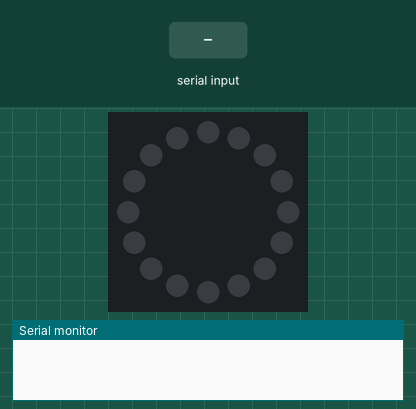
Recording of a sketch running on a simulated Arduino Uno, built with avr-gcc and run on an emulated ATmega328P. On the bench: 16 RGB LEDs in a ring, first at the top, clockwise, the last lines printed to the serial monitor. Inputs (shaded band) come from the test bench. Dim RGB values are drawn brighter than linear.

Above: at 1.2 s.
1.3 s: "90,45\n" received over Serial
At 1.36 s:
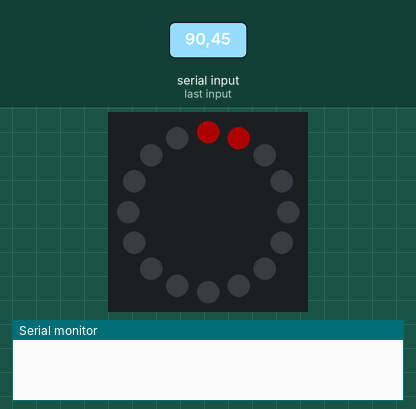
At 3.2 s:
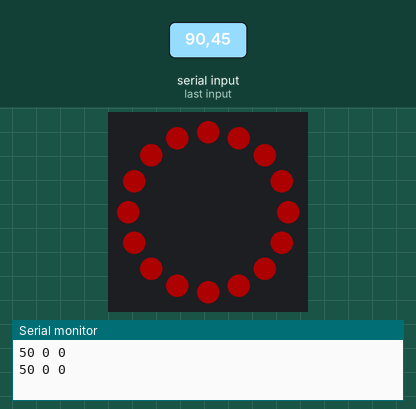
Timing chart, 0 to 4.7 s (numbered marks = the images above; inputs shaded):
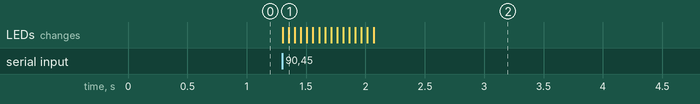

Measured:
- after the input at 1.3 s, the LEDs: first change at once (image 1 shows a later state)

The sketch:

colorpicker-arduino.ino
```cpp
//from http://pushbuttons.io/blog/processing-arduino-adafruit-neo-pixel-rgb-real-time-colour-sampling-from-image

#define PIN            6
#define NUMPIXELS      16
#include <Adafruit_NeoPixel.h>
#ifdef __AVR__
#include <avr/power.h>
#endif

boolean messageComplete = false;
String pixelMessage = "";

Adafruit_NeoPixel pixels = Adafruit_NeoPixel(NUMPIXELS, PIN, NEO_GRBW + NEO_KHZ800);

int delayval = 50; // delay for half a second
int ColVal[] = {50,0,0,0};

int cnt;

void setup()
{
  Serial.begin(9600);
  pixels.begin();
}

void loop()
{
  if (Serial.available())
  {
   char chan = Serial.read(); //channel
   int val = Serial.parseInt();//value
   setval(chan, val);
   String data = (String(ColVal[0]) + " "+ String(ColVal[1]) +" " + String(ColVal[2]));
   Serial.println(data);
  }
}

void setval(char col, int dataV)
{
  if (col == 'r')
  {
   ColVal[0] = dataV;
   cnt ++;
  }
  if (col == 'g')
  {
    ColVal[1] = dataV;
    cnt ++;
  }
  if (col == 'b')
  {
   ColVal[2] = dataV;
   cnt ++;
  }
  ;
  if (cnt % 3 == 0)
  {
    go();
  }
}

void go()
{
  ;
  for(int i=0;i<NUMPIXELS;i++) //Climb LED with received colour value
  {
    pixels.setPixelColor(i, pixels.Color(ColVal[0],ColVal[1],ColVal[2]));
    pixels.show(); // This sends the updated pixel color to the hardware
    delay(delayval); // Delay for a period of time (in milliseconds).
  }
}
```
